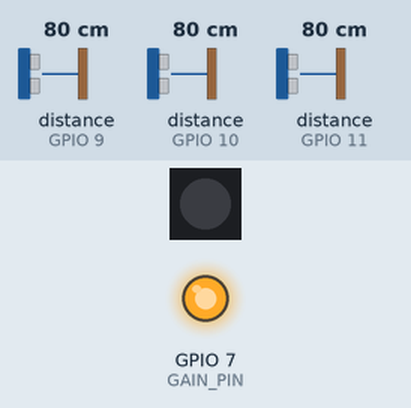
Bench run of a program on a simulated ESP32-S3. On the bench: 1 RGB LEDs in strip order, left to right, output pins drawn as LEDs (lit = HIGH). Wiring (inferred from the names in the program): 3 × range finder with pulse-width output: data GPIO 9 / data GPIO 10 / data GPIO 11. Inputs (shaded band) come from the test bench; at power-on: distance to the obstacle (sensors on GPIO 9, GPIO 10, GPIO 11) 80 cm. I2S audio is not simulated (input reads silence); random numbers use the default seed unless the program sets one.

Above: at 1.8 s.
1.9 s: distance to the obstacle (sensor on GPIO 9) set to 2 cm
At 3.1 s:
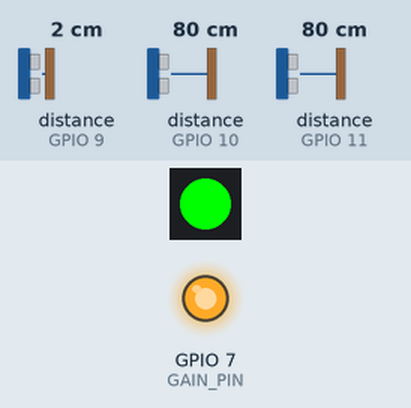
3.4 s: distance to the obstacle (sensor on GPIO 9) set to 120 cm
At 4.6 s:
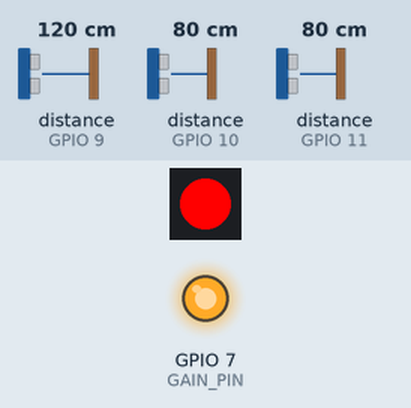
4.9 s: distance to the obstacle (sensor on GPIO 10) set to 2 cm
At 6.2 s:
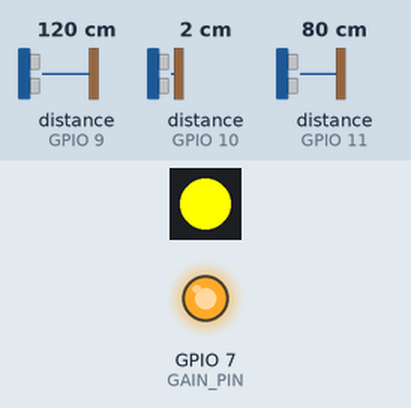
6.5 s: distance to the obstacle (sensor on GPIO 10) set to 120 cm
At 6.8 s:
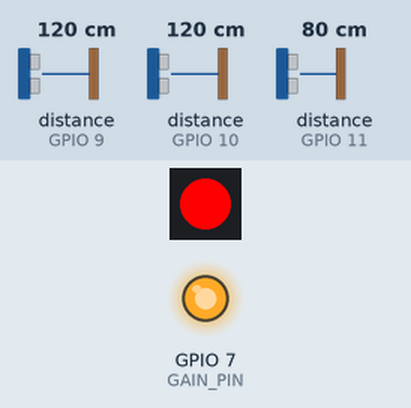
8.0 s: distance to the obstacle (sensor on GPIO 10) set to 4 cm
At 8.4 s:
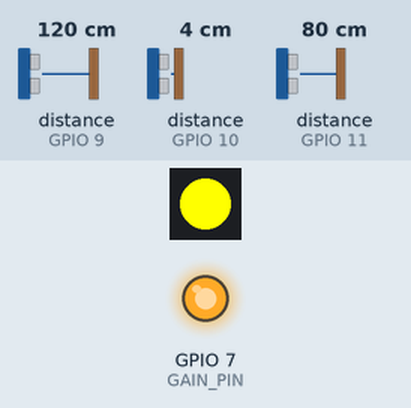
Timing chart, 0 to 10.5 s (numbered marks = the images above; inputs shaded):
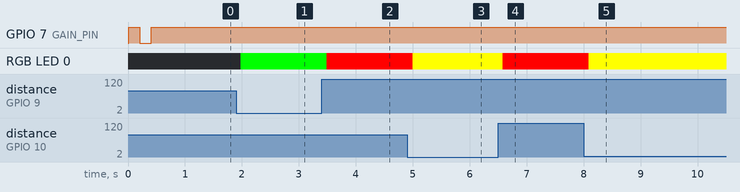

Measured:
- after the input at 1.9 s, RGB LED 0: off → RGB(0, 255, 0) after 0.08 s
- after the input at 3.4 s, RGB LED 0: RGB(0, 255, 0) → RGB(255, 0, 0) after 0.09 s
- after the input at 4.9 s, RGB LED 0: RGB(255, 0, 0) → RGB(255, 255, 0) after 0.10 s
- after the input at 6.5 s, RGB LED 0: RGB(255, 255, 0) → RGB(255, 0, 0) after 0.08 s
- after the input at 8.0 s, RGB LED 0: RGB(255, 0, 0) → RGB(255, 255, 0) after 0.09 s

The program:

main.cpp
```cpp
#include <Arduino.h>
#include "driver/i2s.h"
#include <math.h>
#include "esp_system.h"
#include <Adafruit_NeoPixel.h>

// Pin-outs
#define I2S_BCLK 5
#define I2S_LRC 6
#define I2S_DIN 4
#define GAIN_PIN 7

#define LED 48
#define NUM_PIXELS 1
Adafruit_NeoPixel pixel(NUM_PIXELS, LED, NEO_GRB + NEO_KHZ800);

#define I2S_NUM I2S_NUM_0

// Pin-outs (bridge to ground)
#define PIN_PLAY  9
#define PIN_PAUSE 10
#define PIN_STOP  11

// Synth conf
#define SAMPLE_RATE 44100
#define MASTER_GAIN 1.0f
#define WAVETABLE_SIZE 2048
#define PHASE_ACCUMULATOR_MAX 0xFFFFFFFF
#define MAX_VOICES 8

// Global variables
int16_t*      selectedWaveTable;
float         compressorGain    = 1.0f;
float         compressorAttack  = 0.001f;
float         compressorRelease = 0.1f;
double        samplesPerTick;
int           songIndex         = 0;
int           eventCount        = 0;
int           eventIndex        = 0;

int16_t sine_table[WAVETABLE_SIZE];
int16_t square_table[WAVETABLE_SIZE];
int16_t sawtooth_table[WAVETABLE_SIZE];
int16_t triangle_table[WAVETABLE_SIZE];

int16_t* WaveTables[] = { sine_table, square_table, sawtooth_table, triangle_table };

// Note lengths
#define WHOLE 4.0f
#define HALF 2.0f
#define QUARTER 1.0f
#define EIGHTH 0.5f
#define SIXTEENTH 0.25f

#define PPQ 480

// ADSR
enum ADSRState {
  Inactive,
  Attack,
  Decay,
  Sustain,
  Release,
};

struct ADSR {
  float attack;
  float decay;
  float sustain;
  float release;

  ADSRState state;
};

enum EventType {
  NoteOn,
  NoteOff,
  TempoChange,
};

enum WaveType {
  SINE,
  SQUARE,
  SAW,
  TRI
};

// LPF
struct LowPassFilter {
  float cutoff;
  float resonance;
  float a0, a1, a2, b0, b1, b2;
  float x1, x2, y1, y2;
};

LowPassFilter globalFilter = {
  6000.0f,
  1.0f,
  0, 0, 0, 0, 0, 0,
  0, 0
};

// Events (duh)
struct NoteEvent {
  const char* note;
  float startBeat;
  float duration;
  char key;
};

struct TempoEvent {
  float beat;
  float bpm;
};

// Load song - goal is to make it easy to load different ones on boot
#define SONG_LEGEND 1
#define CURRENT_SONG SONG_LEGEND

#if CURRENT_SONG == SONG_LEGEND
  #include "songs/theLegend.h"
  const NoteEvent* song = theLegend;
  const TempoEvent* tempoMap = legendTempo;
  const WaveType* enumSelectedWave = &wave[0];
#endif

struct InternalEvent {
  uint64_t sampleTime;
  float frequency;
  char key;
  bool noteOn;
  EventType type;
  float newBPM;
};

InternalEvent events[2048];

struct Voice {
  uint32_t phase_accumulator;
  uint32_t phase_increment;
  float frequency;
  bool active;
  char key;

  ADSRState envState;
  float envLevel;
  float envTime;
};


Voice voices[MAX_VOICES];

uint32_t voicePhaseCounter = 0;

enum TransportState {
  Stopped,
  Playing,
  Paused
};

volatile TransportState transport = Stopped;

void IRAM_ATTR playISR() { transport = Playing; }
void IRAM_ATTR pauseISR() { transport = Paused; }
void IRAM_ATTR stopISR() { transport = Stopped; }

// Add near your other globals
TransportState lastTransportShown = Stopped;

void updateNeoPixel() {
  if (transport == lastTransportShown) return; // only update on change

  switch (transport) {
    case Playing: pixel.setPixelColor(0, pixel.Color(0, 255, 0)); break;     // green
    case Paused:  pixel.setPixelColor(0, pixel.Color(255, 255, 0)); break;   // yellow
    case Stopped: pixel.setPixelColor(0, pixel.Color(255, 0, 0)); break;     // red
  }
  pixel.show();
  lastTransportShown = transport;
}


float updateADSR(Voice *voice, ADSR *adsr, float sampleTime) {
  voice -> envTime += sampleTime;

  switch (voice -> envState) {
    case Attack:
      voice->envLevel = voice->envTime / adsr->attack;

      if (voice->envLevel >= 1.0f) {
        voice->envLevel = 1.0f;
        voice->envState = Decay;
        voice->envTime = 0.0f;
      }
      break;

    case Decay:
      voice->envLevel = 1.0f - (1.0f - adsr->sustain) * (voice->envTime / adsr->decay);
      if (voice->envTime >= adsr->decay) {
        voice->envLevel = adsr->sustain;
        voice->envState = Sustain;
        voice->envTime = 0.0f;
      }
      break;

    case Sustain:
    voice->envLevel = adsr->sustain;
    break;

    case Release:
      voice->envLevel = voice->envLevel * (1.0f - (voice->envTime / adsr->release));
      if (voice->envTime >= adsr->release) {
        voice->envLevel = 0.0f;
        voice->envState = Inactive;
        voice->active = false;
      }
      break;

    case Inactive:
    default:
      voice->envLevel = 0.0f;
      break;
  }

  return voice->envLevel;
}

// low pass filter stuff
void updateFilterCoefficients(LowPassFilter* filter) {
  float freq = filter->cutoff;
  if (freq > SAMPLE_RATE * 0.45f) freq = SAMPLE_RATE * 0.45f;
  if (freq < 20.0f) freq = 20.0f;

  float res = filter->resonance;
  if (res < 0.5f) res = 0.5f;
  if (res > 10.0f) res = 10.0f;

  float omega = 2.0f * PI * freq / SAMPLE_RATE;
  float sin_omega = sin(omega);
  float cos_omega = cos(omega);
  float alpha = sin_omega / (2.0f * res);

  float norm = 1.0f / (1.0f + alpha);

  filter->b0 = ((1.0f - cos_omega) * 0.5f) * norm;
  filter->b1 = (1.0f - cos_omega) * norm;
  filter->b2 = filter->b0;
  filter->a0 = 1.0f;
  filter->a1 = (-2.0f * cos_omega) * norm;
  filter->a2 = (1.0f - alpha) * norm;
}

float processFilter(LowPassFilter* filter, float input) {
  float output = filter->b0 * input + filter->b1 * filter->x1 + filter->b2 * filter->x2
                - filter->a1 * filter->y1 - filter->a2 * filter->y2;

  if (isnan(output) || isinf(output)) {
    filter->x1 = filter->x2 = 0;
    filter->y1 = filter->y2 = 0;
    output = input * 0.5f;
  }

  filter->x2 = filter->x1;
  filter->x1 = input;
  filter->y2 = filter->y1;
  filter->y1 = output;

  return output;
}


int searchFreeVoice() {
  for (int i = 0; i < MAX_VOICES; i++) {
    if (!voices[i].active) return i;
  }
  return -1;
}

void clearVoices(){
  for(int i=0;i<MAX_VOICES;i++){
    voices[i].active = false;
    voices[i].phase_accumulator = 0;
    voices[i].phase_increment = 0;
    voices[i].frequency = 0.0f;
  }
}

void StartNote(float frequency, char key) {
  int voice = searchFreeVoice();
  if (voice >= 0) {
      voices[voice].frequency = frequency;
      voices[voice].phase_increment = (uint32_t)((frequency * (1ULL << 32)) / SAMPLE_RATE);
      voices[voice].phase_accumulator = esp_random();
      voices[voice].active = true;
      voices[voice].key = key;

      voices[voice].envState = Attack;
      voices[voice].envLevel = 0.0f;
      voices[voice].envTime = 0.0f;
  }
}

void StopNote(char key) {
  for (int i = 0; i < MAX_VOICES; i++) {
    if (voices[i].active && voices[i].key == key) {
      if (voices[i].envState != Release && voices[i].envState != Inactive) {
        voices[i].envState = Release;
        voices[i].envTime = 0.0f;
      }
      break;
    }
  }
}

void generateTables() {

  for(int i = 0; i < WAVETABLE_SIZE; i++) {
      float angle = (2.0 * PI * i) / WAVETABLE_SIZE;

      sine_table[i] = (int16_t)(sin(angle) * 16383);

      square_table[i] = (angle < PI) ? 16383 : -16383;

      sawtooth_table[i] = (int16_t)((2.0 * i / WAVETABLE_SIZE - 1.0) * 16383);

      if (i < WAVETABLE_SIZE / 2) {
          triangle_table[i] = (int16_t)((4.0 * i / WAVETABLE_SIZE - 1.0) * 16383);
      } else {
          triangle_table[i] = (int16_t)((3.0 - 4.0 * i / WAVETABLE_SIZE) * 16383);
      }
  }

}

float noteToFrequency(const char* noteName) {

  static const char* names[] = {
    "C","C#","D","D#","E","F","F#","G","G#","A","A#","B"
  };

  int semitone=-1;
  int octave=-1;
  char base[3]={0};
  base[0]=noteName[0];
  int idx=1;

  if(noteName[1]=='#'||noteName[1]=='b') {
    base[1]=noteName[1]; idx++;
  }

  octave = atoi(&noteName[idx]);

  for(int i=0;i<12;i++) {
    if(strcmp(base,names[i])==0){
      semitone=i; break;
    }
  }

  if(semitone<0||octave<0) {
    return 440.0f;
  }

  int noteNumber = semitone + ((octave + 1) * 12);
  return 440.0f * pow(2.0f,(noteNumber-69)/12.0f);
}

void buildEvents() {
  eventCount = 0;
  eventIndex = 0;

  int tempoIndex = 0;
  float currentBPM = tempoMap[tempoIndex].bpm;

  double cumulativeSamples = 0.0;
  double lastTempoBeat = 0.0;

  for (int i = 0; song[i].note != nullptr; i++) {
    while (tempoMap[tempoIndex + 1].bpm > 0 &&
           song[i].startBeat >= tempoMap[tempoIndex + 1].beat) {

      double beatsInSegment = tempoMap[tempoIndex + 1].beat - lastTempoBeat;
      double samplesPerBeat = (SAMPLE_RATE * 60.0) / currentBPM;
      cumulativeSamples += beatsInSegment * samplesPerBeat;

      events[eventCount++] = {(uint64_t)cumulativeSamples, 0.0f, 0, false, TempoChange, tempoMap[tempoIndex + 1].bpm};

      lastTempoBeat = tempoMap[tempoIndex + 1].beat;
      tempoIndex++;
      currentBPM = tempoMap[tempoIndex].bpm;
    }

    double samplesPerBeat = (SAMPLE_RATE * 60.0) / currentBPM;


    double beatsFromLastTempo = song[i].startBeat - lastTempoBeat;
    uint64_t start = (uint64_t)(cumulativeSamples + beatsFromLastTempo * samplesPerBeat);

    double endBeat = song[i].startBeat + song[i].duration;

    uint64_t end;
    if (tempoMap[tempoIndex + 1].bpm > 0 && endBeat > tempoMap[tempoIndex + 1].beat) {

      double beatsToTempoChange = tempoMap[tempoIndex + 1].beat - song[i].startBeat;
      double beatsAfterTempoChange = endBeat - tempoMap[tempoIndex + 1].beat;

      double samplesBeforeChange = beatsToTempoChange * samplesPerBeat;
      double newSamplesPerBeat = (SAMPLE_RATE * 60.0) / tempoMap[tempoIndex + 1].bpm;
      double samplesAfterChange = beatsAfterTempoChange * newSamplesPerBeat;

      end = start + (uint64_t)(samplesBeforeChange + samplesAfterChange);
    } else {
      end = start + (uint64_t)(song[i].duration * samplesPerBeat);
    }

    float freq = noteToFrequency(song[i].note);
    events[eventCount++] = {start, freq, song[i].key, true, NoteOn, 0.0f};
    events[eventCount++] = {end, freq, song[i].key, false, NoteOff, 0.0f};
  }

  for(int a = 0; a < eventCount; a++){
    for(int b = a + 1; b < eventCount; b++){
      if(events[b].sampleTime < events[a].sampleTime){
        InternalEvent tmp = events[a];
        events[a] = events[b];
        events[b] = tmp;
      }
    }
  }
}

void processEvents(uint64_t startSample, uint64_t endSample){
  while(eventIndex < eventCount){
    uint64_t t = events[eventIndex].sampleTime;
    if(t < endSample){
      if(events[eventIndex].noteOn) StartNote(events[eventIndex].frequency, events[eventIndex].key);
      else StopNote(events[eventIndex].key);
      eventIndex++;
    } else break;
  }
}

ADSR adsr = {
  0.01f,
  0.1f,
  0.7f,
  0.3f
};

inline int16_t getIndividualSample(Voice &voice, int16_t *wavetable){
  uint32_t i = voice.phase_accumulator >> (32 - 11);
  int16_t s = wavetable[i];
  voice.phase_accumulator += voice.phase_increment;
  return s;
}

int16_t getNextSample(int16_t *wavetable) {
  float mix = 0.0f;
  int activeCount = 0;
  float sampleTime = 1.0f / SAMPLE_RATE;

  const float voiceAmplitude = 0.4f;

  for (int i = 0; i < MAX_VOICES; i++) {
    if (!voices[i].active) continue;

    float envLevel = updateADSR(&voices[i], &adsr, sampleTime);

    int16_t raw = getIndividualSample(voices[i], wavetable);
    float normalized = raw / 32767.0f;
    mix += normalized * envLevel * voiceAmplitude;
    activeCount++;
  }

  mix *= MASTER_GAIN;
  mix = processFilter(&globalFilter, mix);

  float targetGain = 1.0f;
  float absMix = fabs(mix);

  if (absMix > 0.8f) {
    targetGain = 0.8f / absMix;
  }

  if (targetGain < compressorGain) {
    compressorGain += (targetGain - compressorGain) * (sampleTime / compressorAttack);
  } else {
    compressorGain += (targetGain - compressorGain) * (sampleTime / compressorRelease);
  }

  mix *= compressorGain;

  if (mix > 1.0f) mix = 1.0f;
  if (mix < -1.0f) mix = -1.0f;

  return (int16_t)(mix * 32767.0f);
}

uint64_t playheadSamples = 0;

void setup(){

  setCpuFrequencyMhz(240);
  updateFilterCoefficients(&globalFilter);

  pinMode(PIN_PLAY, INPUT_PULLUP);
  pinMode(PIN_PAUSE, INPUT_PULLUP);
  pinMode(PIN_STOP, INPUT_PULLUP);

  attachInterrupt(digitalPinToInterrupt(PIN_PLAY), playISR, FALLING);
  attachInterrupt(digitalPinToInterrupt(PIN_PAUSE), pauseISR, FALLING);
  attachInterrupt(digitalPinToInterrupt(PIN_STOP),  stopISR,  FALLING);

  pixel.begin();
  pixel.show();

  selectedWaveTable = (*enumSelectedWave < 4) ? WaveTables[*enumSelectedWave] : square_table;

  voicePhaseCounter = 0x12345678;

  clearVoices();
  generateTables();
  buildEvents();

  delay(10);

  pinMode(GAIN_PIN, OUTPUT);

  digitalWrite(GAIN_PIN, HIGH);
  delay(200);
  digitalWrite(GAIN_PIN, LOW);
  delay(200);
  digitalWrite(GAIN_PIN, HIGH); // amp is wonky, try to ensure it's in 15db boost mode
  delay(200);

  i2s_config_t cfg = {
      .mode = (i2s_mode_t)(I2S_MODE_MASTER | I2S_MODE_TX),
      .sample_rate = SAMPLE_RATE,
      .bits_per_sample = I2S_BITS_PER_SAMPLE_16BIT,
      .channel_format = I2S_CHANNEL_FMT_RIGHT_LEFT,
      .communication_format = I2S_COMM_FORMAT_STAND_I2S,
      .intr_alloc_flags = ESP_INTR_FLAG_LEVEL1,
      .dma_buf_count = 8,
      .dma_buf_len = 1024,
      .use_apll = false,
      .tx_desc_auto_clear = true,
      .fixed_mclk = 0
  };

  i2s_driver_install(I2S_NUM, &cfg, 0, nullptr);

  i2s_pin_config_t pins = {
      .bck_io_num = I2S_BCLK,
      .ws_io_num = I2S_LRC,
      .data_out_num = I2S_DIN,
      .data_in_num = I2S_PIN_NO_CHANGE
  };
  i2s_set_pin(I2S_NUM, &pins);

}

void loop(){
  const int BUF = 1024;
  uint32_t stereo[BUF];

  for (int i = 0; i < BUF; i++) {
    int16_t s = 0;

    if (transport == Playing) {
      s = getNextSample(selectedWaveTable);
    }
    else if (transport == Paused) {
      s = 0;
    }
    else if (transport == Stopped) {
      // clear everything
      clearVoices();
      eventIndex = 0;
      playheadSamples = 0;
      s = 0;
    }

    stereo[i] = ((uint32_t)(uint16_t)s << 16) | (uint16_t)s;
  }

  size_t written;
  i2s_write(I2S_NUM, stereo, BUF * 4, &written, portMAX_DELAY);

  uint64_t prev = playheadSamples;
  playheadSamples += BUF;
  processEvents(prev, playheadSamples);

  updateNeoPixel();
}
```

Source omitted: theLegend.h (19098 bytes)
